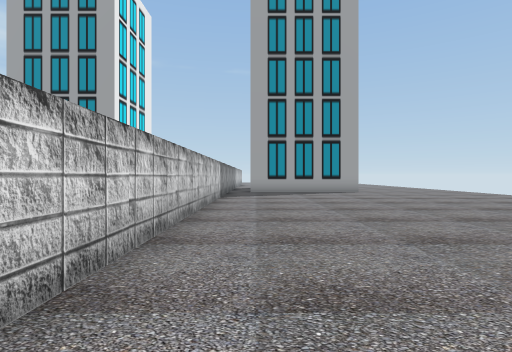
view 1 (above)

16 first-person views from a walk through a scene from a Unity 3-D project. The camera is 1.5 m above the floor, looks level and sees 80° across. The floor is counted in squares, 2 m on a side. Each view is taken from the middle of a square. On the plan, view 1 faces up. The plan holds only what a view shows up to about 10 squares ahead; the rest is blank. The place goes on beyond the plan. The player is left out.

view 2
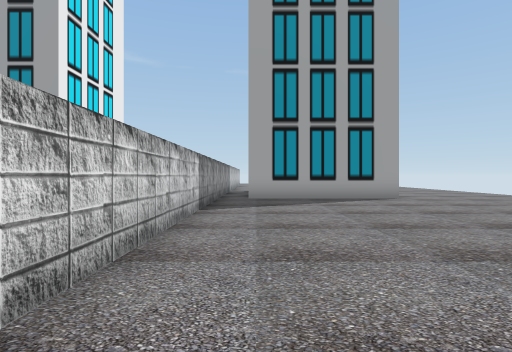

view 3
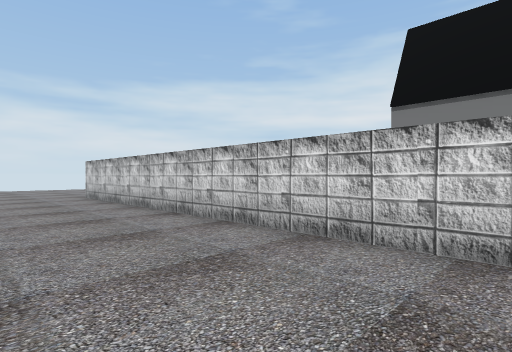

view 4
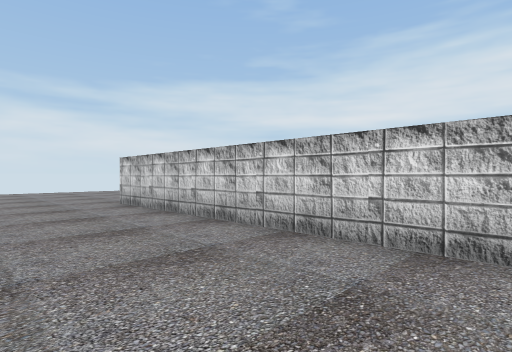

view 5
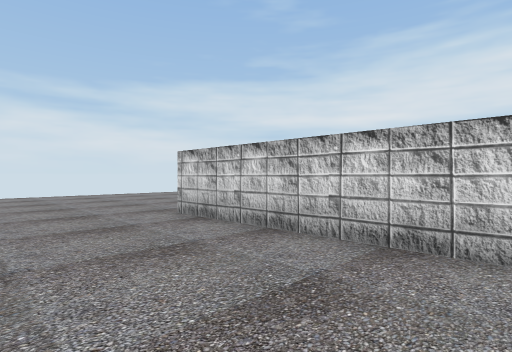

view 6
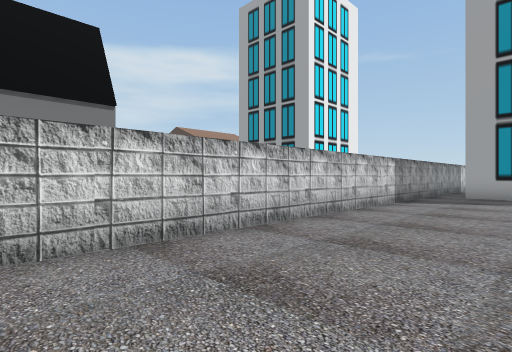

view 7
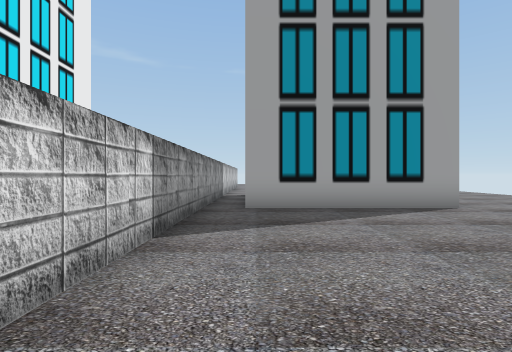

view 8
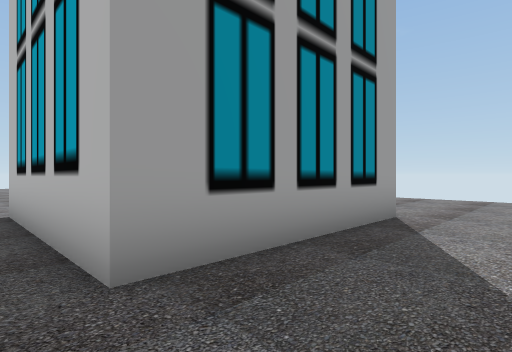

view 9
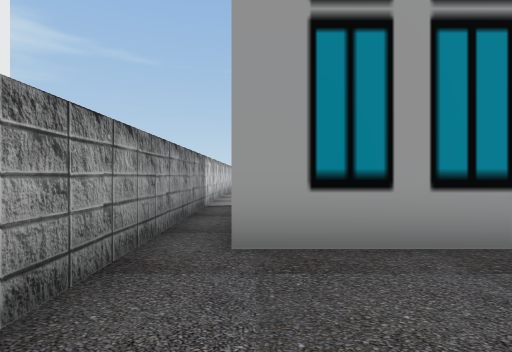

view 10
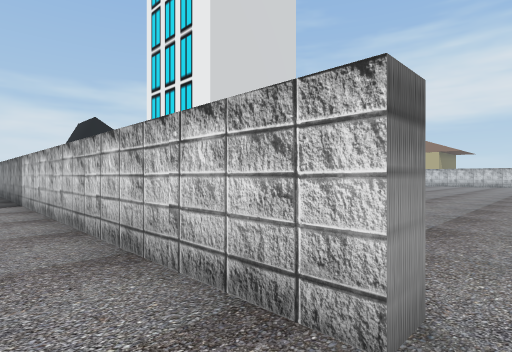

view 11
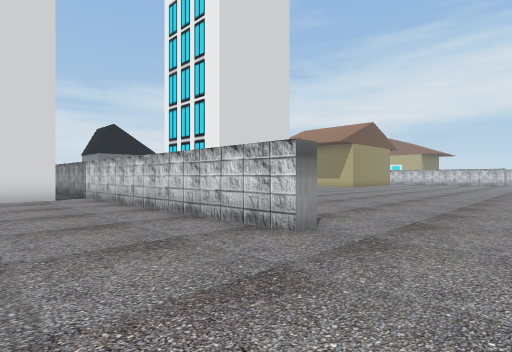

view 12
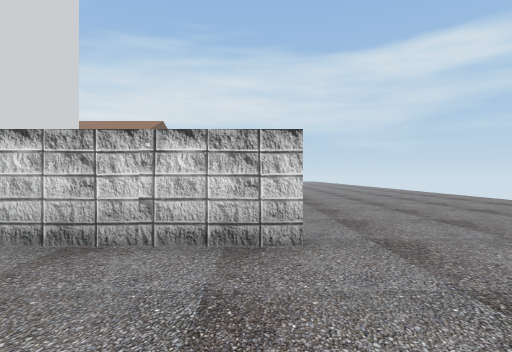

view 13
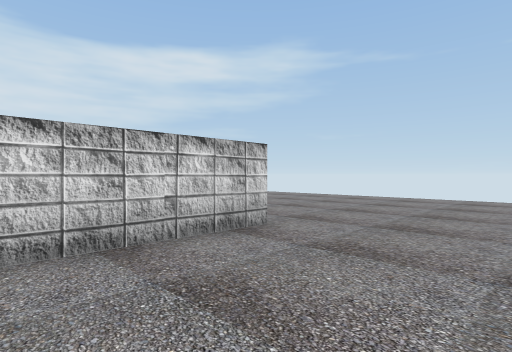

view 14
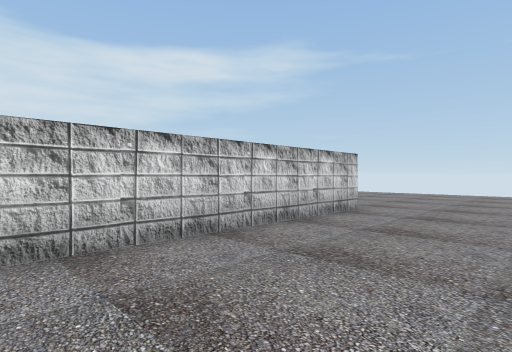

view 15
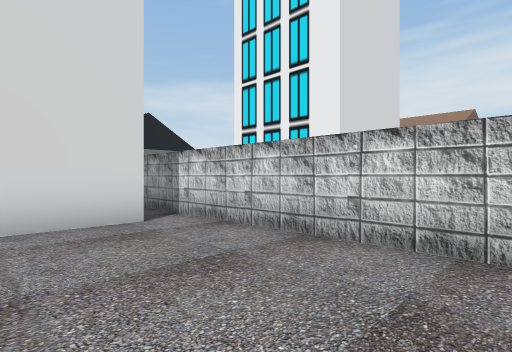

view 16
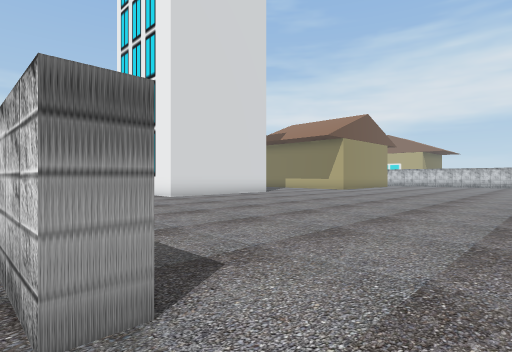

### Floor plan
Points are (right, up) in squares from view 1. A wall is a line through its corners. A room is listed if a view was taken in it or the views show most of it. See-through windows are left out.
Room 1 (views 1, 2, 3, 4, 5, 6, 7, 8, 9)
walls: (2.5, 14.1) (-0.2, 14.1) (-0.2, 19.1); (-1.2, 19.5) (-1.2, -7.5)
ways out: opening at (-1, 19) to room 2
Room 2 (views 10, 11, 12, 13, 14, 15, 16)
walls: (-1.9, 27.5) (-1.2, 27.5) (-1.2, 19.5); (-0.2, 19.1) (1.6, 19.1)
ways out: opening at (-1, 19) to room 1

Where each view was taken, in squares from view 1:
view 1: 0 up, 0 right, facing up
view 2: 4 up, 0 right, facing up
view 3: 4 up, 2 right, facing down-left
view 4: 1 up, 2 right, facing down-left
view 5: 2 down, 2 right, facing down-left
view 6: 2 up, 2 right, facing up-left
view 7: 7 up, 0 right, facing up
view 8: 12 up, 1 left, facing up-right
view 9: 11 up, 0 right, facing up
view 10: 28 up, 0 right, facing down-left
view 11: 30 up, 2 right, facing down-left
view 12: 27 up, 2 right, facing left
view 13: 24 up, 2 right, facing up-left
view 14: 21 up, 2 right, facing up-left
view 15: 24 up, 2 right, facing down-left
view 16: 29 up, 1 left, facing down-left
